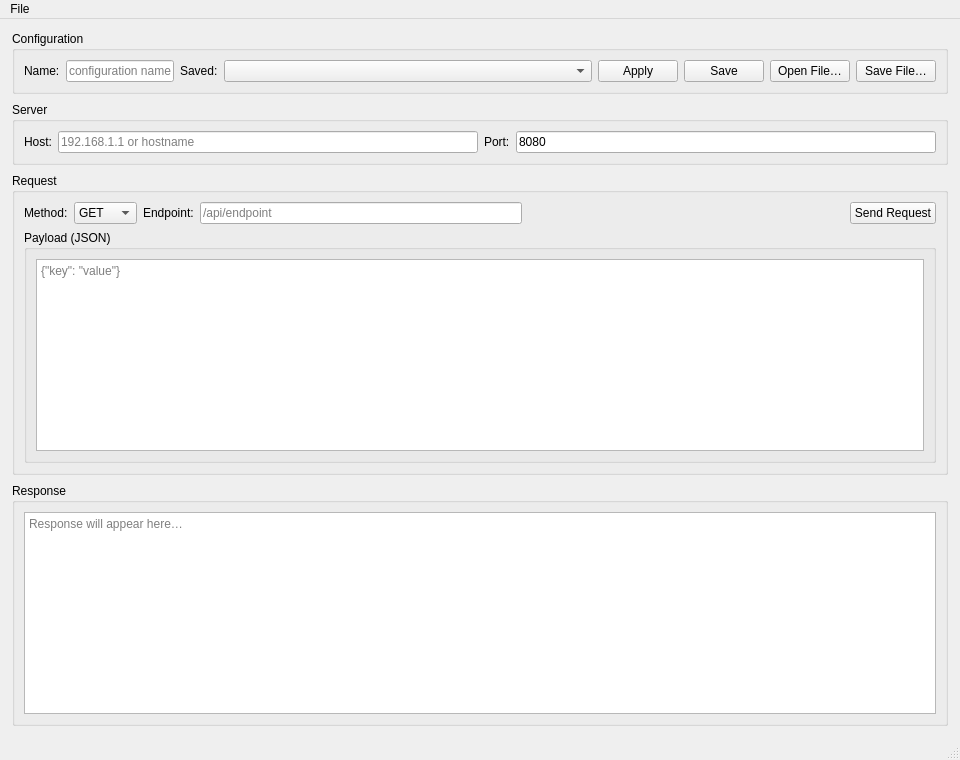
<?xml version="1.0" encoding="UTF-8"?>
<ui version="4.0">
 <class>MainWindow</class>
 <widget class="QMainWindow" name="MainWindow">
  <property name="geometry">
   <rect>
    <x>0</x>
    <y>0</y>
    <width>960</width>
    <height>760</height>
   </rect>
  </property>
  <property name="windowTitle">
   <string>ISM Brain Test — REST API Tester</string>
  </property>
  <widget class="QWidget" name="centralwidget">
   <layout class="QVBoxLayout" name="mainLayout">
    <property name="leftMargin">
     <number>12</number>
    </property>
    <property name="topMargin">
     <number>12</number>
    </property>
    <property name="rightMargin">
     <number>12</number>
    </property>
    <property name="bottomMargin">
     <number>12</number>
    </property>
    <property name="spacing">
     <number>8</number>
    </property>

    <!-- ── Configuration management ── -->
    <item>
     <widget class="QGroupBox" name="groupConfig">
      <property name="title">
       <string>Configuration</string>
      </property>
      <layout class="QHBoxLayout" name="configLayout">
       <item>
        <widget class="QLabel" name="labelConfigName">
         <property name="text">
          <string>Name:</string>
         </property>
        </widget>
       </item>
       <item>
        <widget class="QLineEdit" name="lineEditConfigName">
         <property name="placeholderText">
          <string>configuration name</string>
         </property>
         <property name="minimumWidth">
          <number>140</number>
         </property>
        </widget>
       </item>
       <item>
        <widget class="QLabel" name="labelSaved">
         <property name="text">
          <string>Saved:</string>
         </property>
        </widget>
       </item>
       <item>
        <widget class="QComboBox" name="comboConfigs">
         <property name="sizePolicy">
          <sizepolicy hsizetype="Expanding" vsizetype="Fixed">
           <horstretch>1</horstretch>
           <verstretch>0</verstretch>
          </sizepolicy>
         </property>
         <property name="minimumWidth">
          <number>160</number>
         </property>
        </widget>
       </item>
       <item>
        <widget class="QPushButton" name="btnApplyConfig">
         <property name="text">
          <string>Apply</string>
         </property>
        </widget>
       </item>
       <item>
        <widget class="QPushButton" name="btnSaveConfig">
         <property name="text">
          <string>Save</string>
         </property>
        </widget>
       </item>
       <item>
        <widget class="QPushButton" name="btnOpenFile">
         <property name="text">
          <string>Open File…</string>
         </property>
        </widget>
       </item>
       <item>
        <widget class="QPushButton" name="btnSaveFile">
         <property name="text">
          <string>Save File…</string>
         </property>
        </widget>
       </item>
      </layout>
     </widget>
    </item>

    <!-- ── Server ── -->
    <item>
     <widget class="QGroupBox" name="groupServer">
      <property name="title">
       <string>Server</string>
      </property>
      <layout class="QHBoxLayout" name="serverLayout">
       <item>
        <widget class="QLabel" name="labelHost">
         <property name="text">
          <string>Host:</string>
         </property>
        </widget>
       </item>
       <item>
        <widget class="QLineEdit" name="lineEditHost">
         <property name="placeholderText">
          <string>192.168.1.1 or hostname</string>
         </property>
        </widget>
       </item>
       <item>
        <widget class="QLabel" name="labelPort">
         <property name="text">
          <string>Port:</string>
         </property>
        </widget>
       </item>
       <item>
        <widget class="QLineEdit" name="lineEditPort">
         <property name="text">
          <string>8080</string>
         </property>
         <property name="maximumWidth">
          <number>80</number>
         </property>
        </widget>
       </item>
      </layout>
     </widget>
    </item>

    <!-- ── Request ── -->
    <item>
     <widget class="QGroupBox" name="groupRequest">
      <property name="title">
       <string>Request</string>
      </property>
      <layout class="QVBoxLayout" name="requestLayout">
       <item>
        <layout class="QHBoxLayout" name="methodLayout">
         <item>
          <widget class="QLabel" name="labelMethod">
           <property name="text">
            <string>Method:</string>
           </property>
          </widget>
         </item>
         <item>
          <widget class="QComboBox" name="comboMethod">
           <item>
            <property name="text">
             <string>GET</string>
            </property>
           </item>
           <item>
            <property name="text">
             <string>POST</string>
            </property>
           </item>
          </widget>
         </item>
         <item>
          <widget class="QLabel" name="labelEndpoint">
           <property name="text">
            <string>Endpoint:</string>
           </property>
          </widget>
         </item>
         <item>
          <widget class="QLineEdit" name="lineEditEndpoint">
           <property name="placeholderText">
            <string>/api/endpoint</string>
           </property>
          </widget>
         </item>
         <item>
          <spacer name="spacerSend">
           <property name="orientation">
            <enum>Qt::Horizontal</enum>
           </property>
           <property name="sizeHint" stdset="0">
            <size>
             <width>20</width>
             <height>20</height>
            </size>
           </property>
          </spacer>
         </item>
         <item>
          <widget class="QPushButton" name="btnSend">
           <property name="text">
            <string>Send Request</string>
           </property>
           <property name="minimumWidth">
            <number>120</number>
           </property>
          </widget>
         </item>
        </layout>
       </item>
       <!-- Payload box — hidden when method is GET -->
       <item>
        <widget class="QGroupBox" name="groupPayload">
         <property name="title">
          <string>Payload (JSON)</string>
         </property>
         <layout class="QVBoxLayout" name="payloadLayout">
          <item>
           <widget class="QPlainTextEdit" name="plainTextPayload">
            <property name="placeholderText">
             <string>{"key": "value"}</string>
            </property>
            <property name="minimumHeight">
             <number>80</number>
            </property>
            <property name="maximumHeight">
             <number>140</number>
            </property>
           </widget>
          </item>
         </layout>
        </widget>
       </item>
      </layout>
     </widget>
    </item>

    <!-- ── Response ── -->
    <item>
     <widget class="QGroupBox" name="groupResponse">
      <property name="title">
       <string>Response</string>
      </property>
      <property name="sizePolicy">
       <sizepolicy hsizetype="Preferred" vsizetype="Expanding">
        <horstretch>0</horstretch>
        <verstretch>1</verstretch>
       </sizepolicy>
      </property>
      <layout class="QVBoxLayout" name="responseLayout">
       <item>
        <widget class="QPlainTextEdit" name="plainTextResponse">
         <property name="readOnly">
          <bool>true</bool>
         </property>
         <property name="placeholderText">
          <string>Response will appear here…</string>
         </property>
         <property name="lineWrapMode">
          <enum>QPlainTextEdit::NoWrap</enum>
         </property>
        </widget>
       </item>
      </layout>
     </widget>
    </item>

   </layout>
  </widget>

  <!-- ── Menu bar ── -->
  <widget class="QMenuBar" name="menubar">
   <property name="geometry">
    <rect>
     <x>0</x>
     <y>0</y>
     <width>960</width>
     <height>24</height>
    </rect>
   </property>
   <widget class="QMenu" name="menuFile">
    <property name="title">
     <string>File</string>
    </property>
    <addaction name="actionOpenFile"/>
    <addaction name="actionSaveFile"/>
    <addaction name="actionSaveFileAs"/>
    <addaction name="separator"/>
    <addaction name="actionExit"/>
   </widget>
   <addaction name="menuFile"/>
  </widget>

  <widget class="QStatusBar" name="statusbar"/>

  <!-- ── Actions ── -->
  <action name="actionOpenFile">
   <property name="text">
    <string>Open Configurations…</string>
   </property>
   <property name="shortcut">
    <string>Ctrl+O</string>
   </property>
  </action>
  <action name="actionSaveFile">
   <property name="text">
    <string>Save Configurations</string>
   </property>
   <property name="shortcut">
    <string>Ctrl+S</string>
   </property>
  </action>
  <action name="actionSaveFileAs">
   <property name="text">
    <string>Save Configurations As…</string>
   </property>
   <property name="shortcut">
    <string>Ctrl+Shift+S</string>
   </property>
  </action>
  <action name="actionExit">
   <property name="text">
    <string>Exit</string>
   </property>
   <property name="shortcut">
    <string>Ctrl+Q</string>
   </property>
  </action>

 </widget>
 <resources/>
 <connections/>
</ui>
